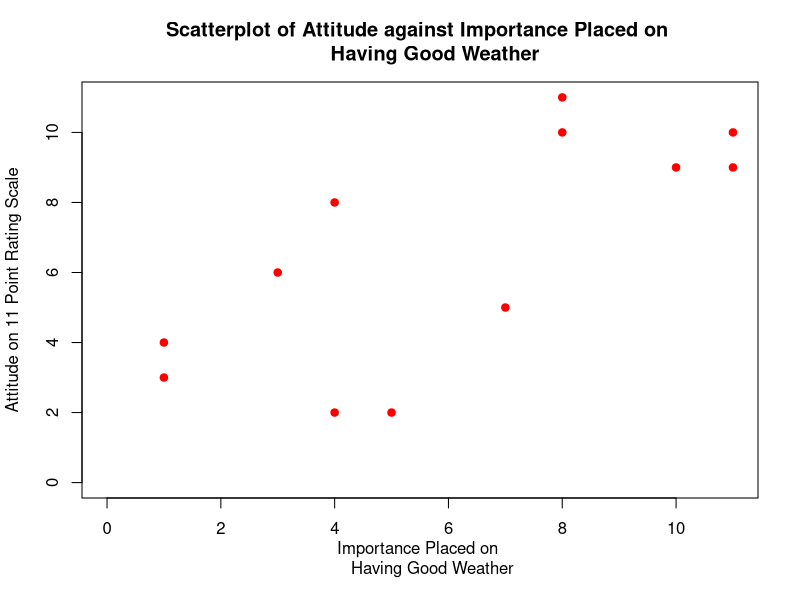
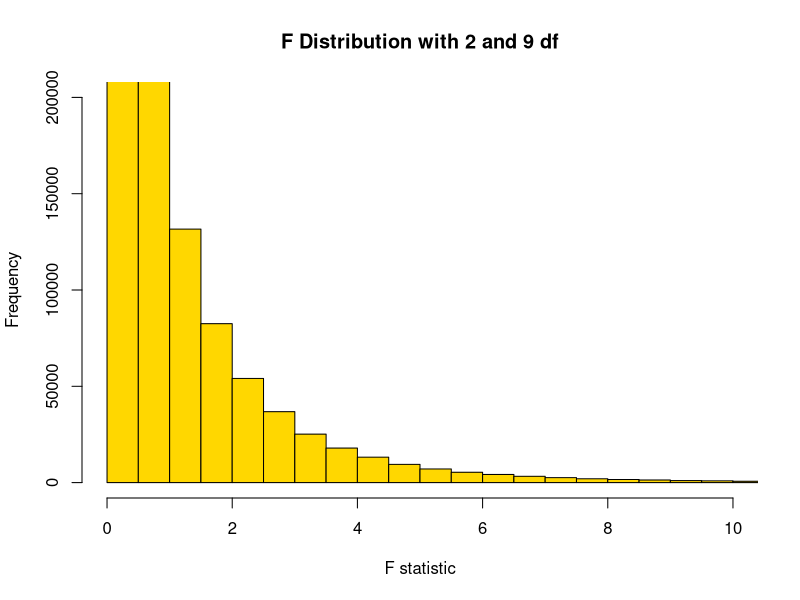
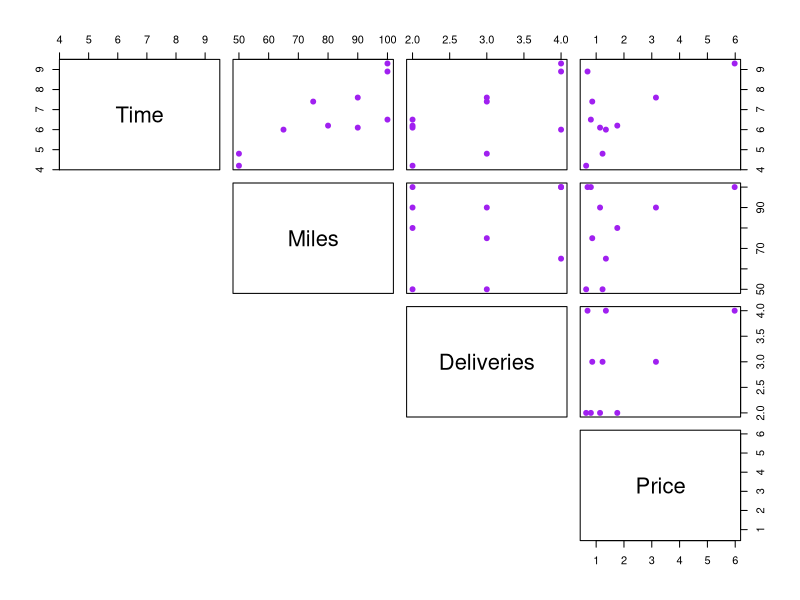

Here is the R script that generated these plots, in order:
#                             Multiple Regression

# (1) Import cityraw into the R Workspace; list the first 2 observations and
# variable names

cityraw <- read.csv('cityraw.csv'); head(cityraw, 2)




# (2) Create a scatterplot to confirm (or disconfirm) any linear
# relationship between the dependent and independent variables

plot(cityraw$weather, cityraw$attitude, pch = 19, col = 'red', 
     xlim = c(0, 11), ylim = c(0, 11), xlab = 'Importance Placed on 
     Having Good Weather', ylab = 'Attitude on 11 Point Rating Scale',
     main = 'Scatterplot of Attitude against Importance Placed on 
     Having Good Weather')




# (3) Regress the dependent variable ('attitude') on the 2 independent 
# variables ('duration' and 'weather'). Name the model object 'model2.' 
# Display the estimated regression equation.

model2 <- lm(attitude ~ duration + weather, data = cityraw); model2

# model1 <- lm(attitude ~ duration, data = cityraw); model1


# (4) Report the diagnostic statistics associated with model2; report
# findings in normal notation (not scientific notation) 

options(scipen = 999)

summary(model2)




# (5) Find the 95% confidence interval of the regression coefficients and
# the intercept term

confint(model2, level = 0.95)




# (6) Find the values of the predicted dependent variable ('attitude') 
# for model2; store the values in the new object named 'attitude_predicted.'
# Display those values

attitude_predicted <- predict(model2); attitude_predicted




# (7) Incorporate the new column of data into the cityraw data; name the
# new (larger) data object 'newcityraw'

newcityraw <- cbind(cityraw, attitude_predicted); newcityraw




# (8) Find correlation coefficient of the actual and predicted dependent
# variables; that is, the correlation of 'attitude' and 'attitude_predicted'

cor(newcityraw$attitude, newcityraw$attitude_predicted)




# (9) Simulate 1,000,000 data values that have an F distribution with 
# numerator degrees of freedom = k = 2 and denominator degrees of freedom =
# (n - k - 1) = (12 - 2 - 1) = 9. (Remember that k = number of independent
# variables; n = sample size). Save in an object named 'ftwofive' and 
# create a histogram to get a glimpse at the distribution.

rf(1000000, 2, 9) -> ftwofive; hist(ftwofive, breaks = 500, 
    xlim = c(0, 10), ylim = c(0, 200000), col = 'gold', 
    xlab = 'F statistic', main = 'F Distribution with 2 and 9 df')




# (10) Now that we know what the F distribution (with k = 2 and
# (n - k - 1) = 9) looks like, what is the value of F that cuts off 
# an area of 0.05 in the upper tail?  Or what is the same thing,
# what is the value of F that cuts off an area of 0.95 in the lower tail?

qf(0.05, 2, 9, lower.tail = FALSE)

qf(0.95, 2, 9)




# (11)  Since F = 57.132, what is the p-value?

options(scipen = 999)

pf(77.132, 2, 9, lower.tail = FALSE)

# Because p-value = 0.000 < alpha = 0.05, we reject the null hypothesis




# Butler Trucking Example: a quick review of the process

# (12) Import Butler.csv into the R Workspace; name it butler;
# examine entire data set (don't worry: it's very small)

butler <- read.csv('Butler.csv'); butler




# (13) Use the pairs() function to create a scatterplot depicting
# the relationship between all four variables simultaneously. 
# Note: the fourth argument suppresses the values in the lower
# diagonal of the matrix (which is redundant; all the information
# we need is reported in the upper diagonal)

pairs(butler, pch = 19, col = 'purple', lower.panel = NULL)

# There is a roughly linear relationship between 'Time' and 
# 'Miles'; there is a somewhat weaker linear relationship
# between 'Time' and 'Deliveries'; there doesn't appear to 
# be any sign of a linear relationship between 'Time' and 'Price.' 
# (We may want to consider dropping 'Price' from the analysis,
# but let us continue with the regression equation.)




# (14) Regress the dependent variable ('Time') on the 3 independent 
# variables ('Miles,' 'Deliveries,' and 'Price'). Name the object 
# 'model3.' Display and summarize the estimated regression equation

model3 <- lm(Time ~ Miles + Deliveries + Price, data = butler);
          summary(model3)

# Going through the 3 steps of the document "How to interpret our
# regression results.pdf," we see that (1) the adjusted-rsquare is
# 0.8703 (very good), (2) the p-value associated with the F statistic
# is 0.001367 (also good), and (3) the p-values (reported in the
# column headed by Pr(>|t|)) are 0.00172 for 'Miles' (good); 0.01382
# for 'Deliveries' (good again); and 0.44206 for 'Price' (awful). Our
# conclusion at this point is to drop 'Price' from the analysis 
# and re-run the regression equation without it.  



# (15) Regress the dependent variable ('Time') on the 2 independent 
# variables ('Miles' and 'Deliveries'). Name the object 'model4.' 
# Display the estimated regression equation.

model4 <- lm(Time ~ Miles + Deliveries, data = butler); 
          summary(model4)

# Going through the 3 steps once again, we see that everything now
# looks fine: the overall regression equation is significant and
# the two independent variables---Miles and Delivery---are too.

# How do we interpret this result?

# Since b1 = 0.0611, we know that a 1-mile change is expected to
# result in a change of (0.0611)(60 minutes) = 3.67 minutes; i.e.,
# Want to add 1 extra mile? it will require truck to be out for an
# additional 3.67 minutes

# Since b2 = 0.9234, we know that a 1-delivery change is expected to
# result in a change of (0.9234)(60 minutes) = 55.40 minutes; i.e.,
# add 1 extra delivery? it will require truck to be out for an
# additional 55.40 minutes




# (16) Suppose it's 12:00 noon and we have 1 truck that is currently
# sitting in the garage and not being used. The garage closes at
# 6:00 p.m. (6 hours from now), but an order comes in that requires
# the driver to drive 95 miles and make 4 deliveries. Will the driver
# be able to make all 4 deliveries and still return by 6:00 p.m. when
# the garage closes for the evening?  Let's plug these values of
# the independent variables into the estimated regression equation
# and see how long this driving assignment might be expected to take.
# Here is how R can do this in 2 steps: first, create a new data 
# frame, and second, use the name of the new data frame as the
# second argument of the predict() function. 

newvalues <- data.frame(Miles = c(95), Deliveries = c(4)); newvalues

predict(model4, newvalues)




# Using the estimated regression equation to predict how long the
# driver should be out on an assignment requiring 95 miles and
# 4 deliveries, we see that the required time is 8.63 hours, far
# longer than the time that is available before the garage closes.
# It is probably best to redeploy the resources in some other way.




# (17) Finally, suppose we have a workday assignment that requires
# the driver to travel 80 miles and make 6 deliveries.  Should we
# use the regression equation to make predictions in this case? To
# answer this question, let's take a look at the 'butler' data

butler

# Answer: Strictly speaking, we should not.  The model itself was
# calibrated on a range of data that does not extend to 6 deliveries
# so we do not know for sure what the world looks like "out there."
# If we do use the model for prediction anyway we should keep in 
# the weakness of the model: the range of Miles runs from 50 to 100;
# the range of Deliveries runs from 2 to 4. Attempting to forecast
# by plugging in values outside that range is usually risky.


